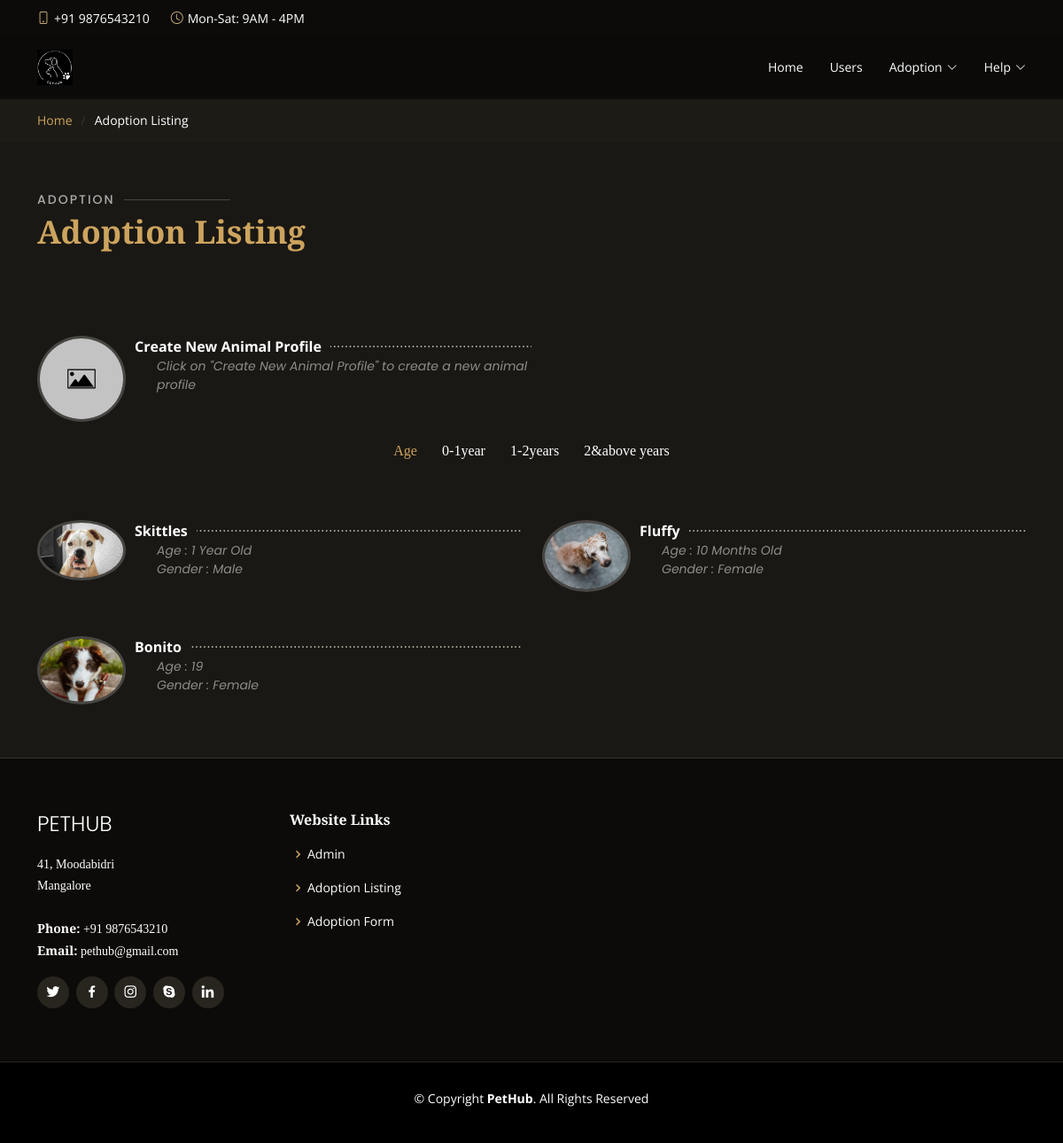
The app's page /admin/adoptionListing.php (signed in) with its own data.
### tables this page shows
CREATE TABLE `animal` (
  `id` int(11) NOT NULL,
  `animalName` varchar(100) NOT NULL,
  `animalType` varchar(100) NOT NULL,
  `gender` varchar(10) NOT NULL,
  `age` varchar(100) NOT NULL,
  `colour` varchar(100) NOT NULL,
  `vaccinated` varchar(10) NOT NULL,
  `dewormed` varchar(10) NOT NULL,
  `neutered` varchar(10) NOT NULL,
  `animalCondition` varchar(100) NOT NULL,
  `imgType` varchar(5) NOT NULL
);

### admin/adoptionListing.php (the view, shortened to what this page needs)
<!DOCTYPE html>
<html lang="en">
<head>
  <link href="../assets/vendor/animate.css/animate.min.css" rel="stylesheet">
  <link href="../assets/vendor/aos/aos.css" rel="stylesheet">
  <link href="../assets/vendor/bootstrap/css/bootstrap.min.css" rel="stylesheet">
  <link href="../assets/vendor/bootstrap-icons/bootstrap-icons.css" rel="stylesheet">
  <link href="../assets/vendor/boxicons/css/boxicons.min.css" rel="stylesheet">
  <link href="../assets/vendor/glightbox/css/glightbox.min.css" rel="stylesheet">
  <link href="../assets/vendor/swiper/swiper-bundle.min.css" rel="stylesheet">
  <link href="../assets/css/style.css" rel="stylesheet">
</head>
<body>
  <div id="topbar" class="d-flex align-items-center fixed-top">
    <div class="container d-flex justify-content-center justify-content-md-between">
      <div class="contact-info d-flex align-items-center">
        <i class="bi bi-phone d-flex align-items-center"><span>+91 9876543210</span></i>
        <i class="bi bi-clock d-flex align-items-center ms-4"><span> Mon-Sat: 9AM - 4PM</span></i>
      </div>
    </div>
  </div>
  <header id="header" class="fixed-top d-flex align-items-center">
    <div class="container-fluid container-xl d-flex align-items-center justify-content-lg-between">
      <a href="main.php" class="logo me-auto me-lg-0"><img src="../assets/img/logo.png" alt="" class="img-fluid"></a>
      <nav id="navbar" class="navbar order-last order-lg-0">
        <ul>
          <li><a class="nav-link scrollto" href="main.php">Home</a></li>
          <li><a class="nav-link scrollto" href="users.php">Users</a></li>
          <li class="dropdown"><a href="#"><span>Adoption</span> <i class="bi bi-chevron-down"></i></a>
              <li class='dropdown'><a href='#'><span><?php echo $_SESSION['user']['username']; ?></span><i class='bi bi-chevron-down'></i></a>
          </li>
        </ul>
      </nav>
    </div>
  </header>
  <main id="main">
    <section class="breadcrumbs">
      <div class="container">
        <div class="d-flex justify-content-between align-items-center">
          <ol>
            <li><a href="main.php">Home</a></li>
            <li>Adoption Listing</li>
          </ol>
        </div>
      </div>
    </section>
  </main>
<section id="menu" class="menu section-bg">
  <div class="container" data-aos="fade-up">
    <div class="section-title">
      <h2>Adoption</h2>
      <p>Adoption Listing</p>
    </div>
    <div class="col-lg-6 menu-item">
        <img src="../assets/img/default.jpg" class="menu-img" alt="default image">
        <div class="menu-content">
          <a href="createAnimalProfile.php">Create New Animal Profile</a>
        </div>
        <div class="menu-ingredients">
          Click on "Create New Animal Profile" to create a new animal profile
        </div>
      </div>
      <br><br>
    <div class="row" data-aos="fade-up" data-aos-delay="100">
      <div class="col-lg-12 d-flex justify-content-center">
        <ul id="menu-flters">
          <li data-filter="*" class="filter-active">Age</li>
          <li data-filter=".filter-Dog">0-1year</li>
          <li data-filter=".filter-Cat">1-2years</li>
          <li data-filter=".filter-Other">2&above years</li>
        </ul>
      </div>
    </div>
<div class="row menu-container" data-aos="fade-up" data-aos-delay="200">
        <?php
          $conn = mysqli_connect("localhost", "root", "", "hpusers");
          $sql = "SELECT animalName, age, gender, colour, imgType, animalType, id FROM animal";
          $result = $conn->query($sql);
          if ($result->num_rows > 0) {
          while($row = $result->fetch_assoc()) {
            echo "<div class='col-lg-6 menu-item filter-" . $row["animalType"] . "'>";
            echo "<img src='../assets/img/animals/" . $row["animalName"] . "." . $row["imgType"] . "' class='menu-img'>";
            echo "<div class='menu-content'>";
            echo "<a href='animalProfile.php?id=" . $row["id"] . "'>". $row["animalName"] . "</a>";
            echo "</div>";
            echo "<div class='menu-ingredients'> Age : " . $row["age"];
            echo "</div>";
            echo "<div class='menu-ingredients'> Gender : " . $row["gender"];
            echo "</div>";
            echo "</div>";
          }
          }
          else {
            echo "0 results";
          }
        ?>
    </div>
  </div>
</section>
  <footer id="footer">
    <div class="footer-top">
      <div class="container">
        <div class="row">
          <div class="col-lg-3 col-md-6">
            <div class="footer-info">
              <h3>PetHub</h3>
              <p>
                41, Moodabidri<br>
                Mangalore<br><br>
                <strong>Phone:</strong> +91 9876543210<br>
                <strong>Email:</strong> pethub@gmail.com<br>
              </p>
              <div class="social-links mt-3">
                <a href="#" class="twitter"><i class="bx bxl-twitter"></i></a>
                <a href="#" class="facebook"><i class="bx bxl-facebook"></i></a>
                <a href="#" class="instagram"><i class="bx bxl-instagram"></i></a>
                <a href="#" class="google-plus"><i class="bx bxl-skype"></i></a>
                <a href="#" class="linkedin"><i class="bx bxl-linkedin"></i></a>
              </div>
            </div>
          </div>
          <div class="col-lg-2 col-md-6 footer-links">
            <h4>Website Links</h4>
            <ul>
              <li><i class="bx bx-chevron-right"></i> <a href="main.php">Admin</a></li>
              <li><i class="bx bx-chevron-right"></i> <a href="adoptionListing.php">Adoption Listing</a></li>
              <li><i class="bx bx-chevron-right"></i> <a href="adoptionListing.php">Adoption Form</a></li>
            </ul>
          </div>
        </div>
      </div>
    </div>
    <div class="container">
      <div class="copyright">
        &copy; Copyright <strong><span>PetHub</span></strong>. All Rights Reserved
      </div>
      <div class="credits">
      </div>
    </div>
  </footer>
</body>
</html>

### records on screen
animal: animalName (picture), animalName "Skittles", age "1 Year Old", gender "Male"
animal: animalName (picture), animalName "Fluffy", age "10 Months Old", gender "Female"
animal: animalName (picture), animalName "Bonito", age "19", gender "Female"

### other values on screen
$_SESSION['user']['username'] "Help"
